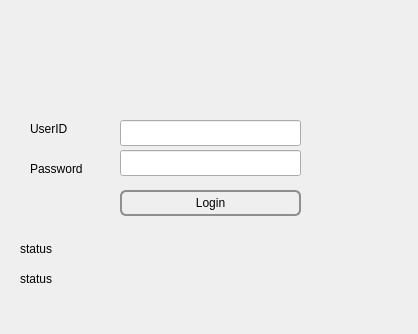
<?xml version="1.0" encoding="UTF-8"?>
<ui version="4.0">
 <class>MainWindow</class>
 <widget class="QMainWindow" name="MainWindow">
  <property name="geometry">
   <rect>
    <x>0</x>
    <y>0</y>
    <width>418</width>
    <height>334</height>
   </rect>
  </property>
  <property name="minimumSize">
   <size>
    <width>418</width>
    <height>334</height>
   </size>
  </property>
  <property name="maximumSize">
   <size>
    <width>418</width>
    <height>334</height>
   </size>
  </property>
  <property name="windowTitle">
   <string>Logging form</string>
  </property>
  <property name="styleSheet">
   <string notr="true">border-color: rgb(0, 0, 0);</string>
  </property>
  <widget class="QWidget" name="centralwidget">
   <widget class="QPushButton" name="pushButton">
    <property name="geometry">
     <rect>
      <x>120</x>
      <y>190</y>
      <width>181</width>
      <height>26</height>
     </rect>
    </property>
    <property name="styleSheet">
     <string notr="true">QPushButton {
    border: 2px solid #8f8f91;
    border-radius: 6px;
    background-color: qlineargradient(x1: 0, y1: 0, x2: 0, y2: 1,
                                      stop: 0 #f6f7fa, stop: 1 #dadbde);
    min-width: 80px;
}

QPushButton:pressed {
    background-color: qlineargradient(x1: 0, y1: 0, x2: 0, y2: 1,
                                      stop: 0 #dadbde, stop: 1 #f6f7fa);
}

QPushButton:flat {
    border: none; /* no border for a flat push button */
}

QPushButton:default {
    border-color: navy; /* make the default button prominent */
}</string>
    </property>
    <property name="text">
     <string>Login</string>
    </property>
   </widget>
   <widget class="QLabel" name="label_status">
    <property name="geometry">
     <rect>
      <x>20</x>
      <y>240</y>
      <width>491</width>
      <height>18</height>
     </rect>
    </property>
    <property name="text">
     <string>status</string>
    </property>
   </widget>
   <widget class="QLabel" name="label_check">
    <property name="geometry">
     <rect>
      <x>20</x>
      <y>270</y>
      <width>501</width>
      <height>18</height>
     </rect>
    </property>
    <property name="text">
     <string>status</string>
    </property>
   </widget>
   <widget class="QLabel" name="label_pic">
    <property name="geometry">
     <rect>
      <x>210</x>
      <y>400</y>
      <width>101</width>
      <height>111</height>
     </rect>
    </property>
    <property name="text">
     <string/>
    </property>
    <property name="pixmap">
     <pixmap>login.png</pixmap>
    </property>
   </widget>
   <widget class="QLabel" name="label_2">
    <property name="geometry">
     <rect>
      <x>30</x>
      <y>160</y>
      <width>81</width>
      <height>18</height>
     </rect>
    </property>
    <property name="text">
     <string>Password</string>
    </property>
   </widget>
   <widget class="QLabel" name="label">
    <property name="geometry">
     <rect>
      <x>30</x>
      <y>120</y>
      <width>81</width>
      <height>18</height>
     </rect>
    </property>
    <property name="styleSheet">
     <string notr="true">border-color: qlineargradient(spread:pad, x1:0, y1:0, x2:1, y2:0, stop:0 rgba(9, 41, 4, 255), stop:0.085 rgba(2, 79, 0, 255), stop:0.19 rgba(50, 147, 22, 255), stop:0.275 rgba(236, 191, 49, 255), stop:0.39 rgba(243, 61, 34, 255), stop:0.555 rgba(135, 81, 60, 255), stop:0.667 rgba(121, 75, 255, 255), stop:0.825 rgba(164, 255, 244, 255), stop:0.885 rgba(104, 222, 71, 255), stop:1 rgba(93, 128, 0, 255));</string>
    </property>
    <property name="text">
     <string>UserID</string>
    </property>
   </widget>
   <widget class="QLineEdit" name="lineEdit_Usrname">
    <property name="geometry">
     <rect>
      <x>120</x>
      <y>120</y>
      <width>181</width>
      <height>26</height>
     </rect>
    </property>
    <property name="styleSheet">
     <string notr="true">QLineEdit:read-only {
    background: lightblue;
}</string>
    </property>
   </widget>
   <widget class="QLineEdit" name="lineEdit_Password">
    <property name="geometry">
     <rect>
      <x>120</x>
      <y>150</y>
      <width>181</width>
      <height>26</height>
     </rect>
    </property>
    <property name="echoMode">
     <enum>QLineEdit::Password</enum>
    </property>
   </widget>
   <widget class="QLabel" name="label_3">
    <property name="geometry">
     <rect>
      <x>150</x>
      <y>10</y>
      <width>91</width>
      <height>91</height>
     </rect>
    </property>
    <property name="text">
     <string/>
    </property>
    <property name="pixmap">
     <pixmap>img/password.png</pixmap>
    </property>
    <property name="scaledContents">
     <bool>true</bool>
    </property>
    <property name="wordWrap">
     <bool>false</bool>
    </property>
   </widget>
  </widget>
  <widget class="QMenuBar" name="menubar">
   <property name="geometry">
    <rect>
     <x>0</x>
     <y>0</y>
     <width>418</width>
     <height>23</height>
    </rect>
   </property>
  </widget>
  <widget class="QStatusBar" name="statusbar"/>
 </widget>
 <resources/>
 <connections/>
</ui>
